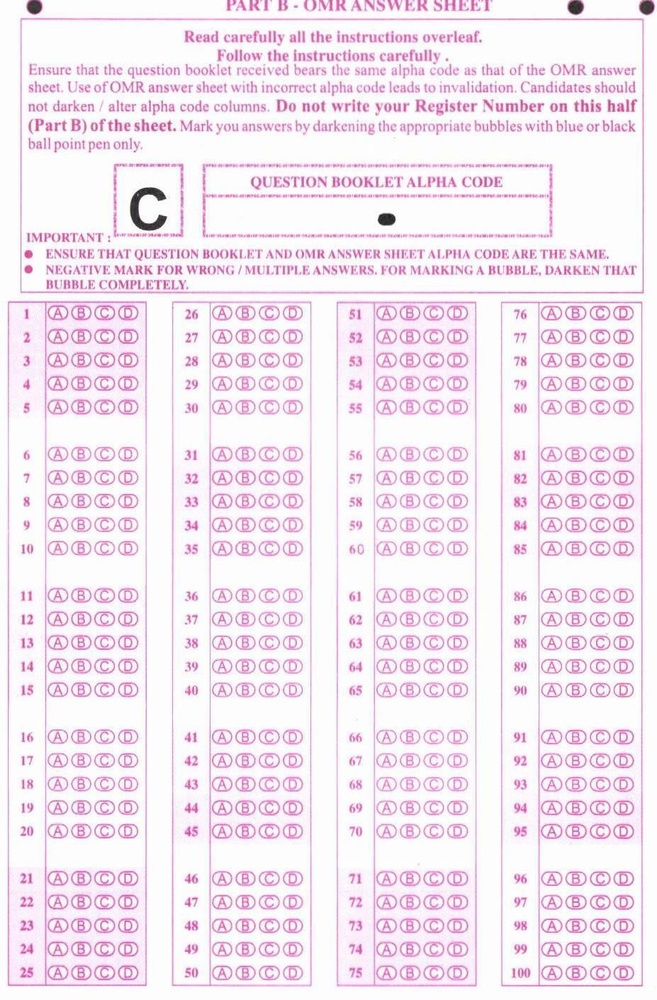
#> input picture Latest.jpg, 657 x 1000 px, shrunk from 927 x 1411 before the run, found by its file name
$ python thresholdchk.py
#> lines starting #> are read from the running program, lines starting #| are printed output that depends on the picture; after the words box and inside, x2 and y2 are one past the last pixel; in counts of white or black regions, pixels touching at a corner belong together
import cv2
import numpy as np

# Load the image of the OMR sheet
img = cv2.imread('Latest.jpg')
#> img is the input picture: shape (1000, 657, 3); mean B, G, R 241.1, 230.9, 243.5

# Preprocess the image
gray = cv2.cvtColor(img, cv2.COLOR_BGR2GRAY)
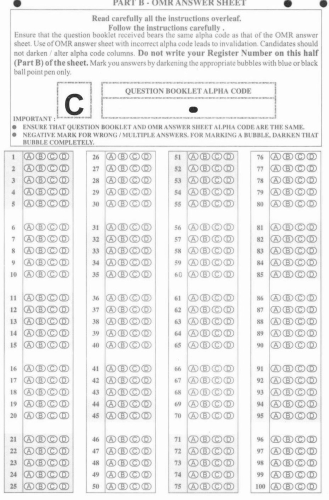
#> gray: shape (1000, 657) (shown at 1/2 size); min 27, max 255, mean 235.9

# Apply adaptive histogram equalization
clahe = cv2.createCLAHE(clipLimit=2.0, tileGridSize=(8, 8))

equalized = clahe.apply(gray)
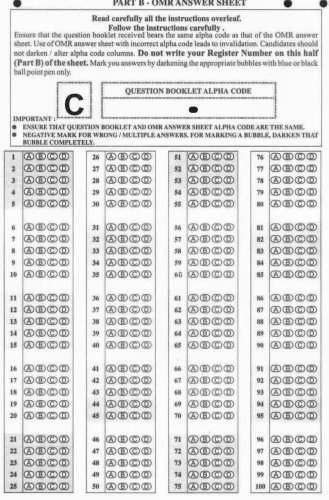
#> equalized: shape (1000, 657) (shown at 1/2 size); min 17, max 255, mean 218.7
blur = cv2.GaussianBlur(gray, (5, 5), 0)

# Variables to store the total and marked bubble counts
total_bubbles = 0
marked_bubbles = 0
# block_size = 11
# c_value = 2
# Try out different values for blockSize and C parameters
for block_size in range(3, 16, 2):
    for c_value in range(-3, 4):
        thresh = cv2.adaptiveThreshold(blur, 255, cv2.ADAPTIVE_THRESH_GAUSSIAN_C, cv2.THRESH_BINARY_INV, blockSize=block_size, C=c_value)
        kernel = np.ones((3, 3), np.uint8)
        opening = cv2.morphologyEx(thresh, cv2.MORPH_OPEN, kernel, iterations=1)
        dilation = cv2.dilate(opening, kernel, iterations=1)
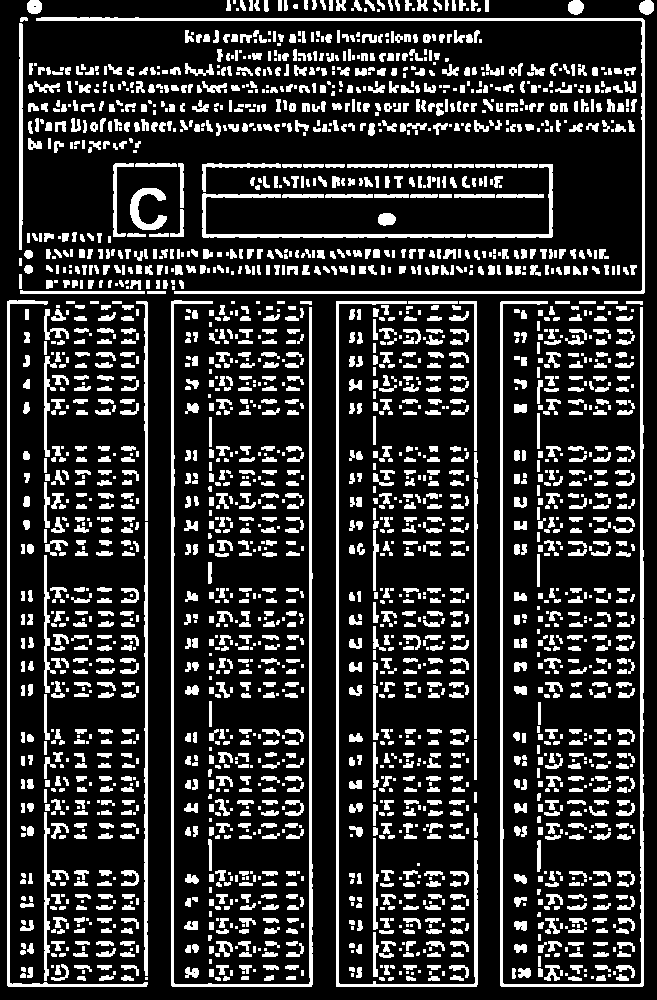
#> opening: shape (1000, 657); 19.2% white; 2437 white regions (753 under 20 px), largest, box (x1, y1, x2, y2) and area: (500, 301, 644, 987) 4921, (171, 300, 313, 987) 4763, (36, 17, 645, 294) 4159
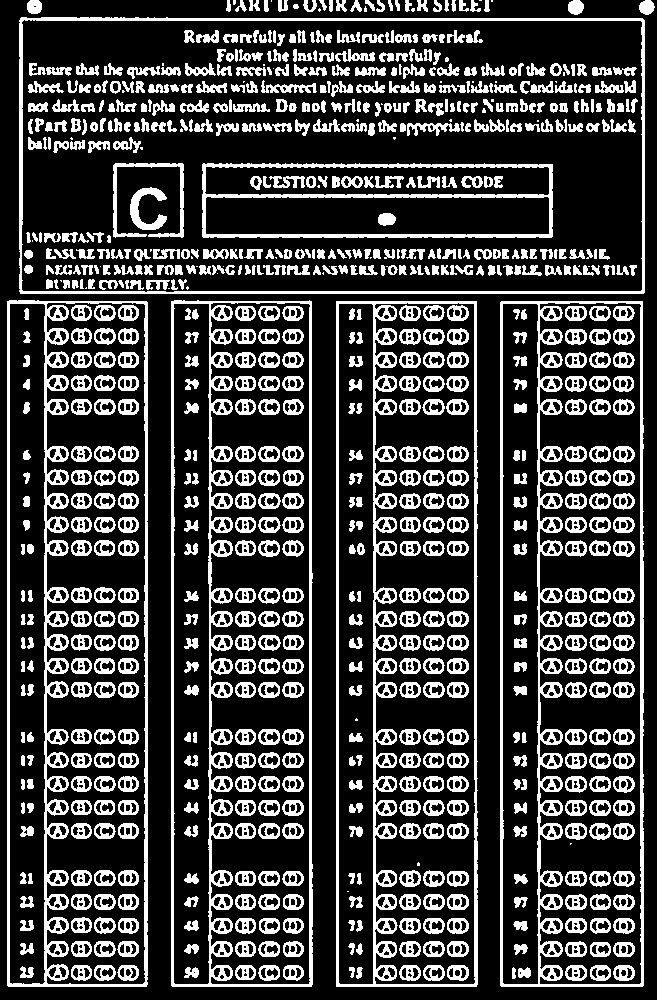
#> thresh: shape (1000, 657); 24.5% white; 867 white regions (53 under 20 px), largest, box (x1, y1, x2, y2) and area: (7, 300, 148, 987) 12219, (500, 301, 644, 987) 12136, (336, 301, 478, 987) 11888

# Locate the bubbles in the image
contours, hierarchy = cv2.findContours(dilation, cv2.RETR_EXTERNAL, cv2.CHAIN_APPROX_SIMPLE)
bubble_contours = []
for contour in contours:
    area = cv2.contourArea(contour)
    if 100 < area < 1000:
        bubble_contours.append(contour)
        total_bubbles += 1

# Count the number of marked bubbles
num_marked = 0
for i, bubble_contour in enumerate(bubble_contours):
    (x, y, w, h) = cv2.boundingRect(bubble_contour)
    roi = dilation[y:y+h, x:x+w]
    circles = cv2.HoughCircles(roi, cv2.HOUGH_GRADIENT, 1, 20, param1=50, param2=30, minRadius=0, maxRadius=0)
    if circles is not None:
        num_marked += 1
        marked_bubbles += 1

# Draw contours of marked bubbles on the image
marked_img = img.copy()
cv2.drawContours(marked_img, bubble_contours, -1, (0, 255, 0), 2)

# Display the image with marked bubbles and counts
cv2.putText(marked_img, f"Total Bubbles: {total_bubbles}", (10, 30), cv2.FONT_HERSHEY_SIMPLEX, 0.8, (0, 0, 255), 2)
cv2.putText(marked_img, f"Marked Bubbles: {num_marked}", (10, 60), cv2.FONT_HERSHEY_SIMPLEX, 0.8, (0, 0, 255), 2)
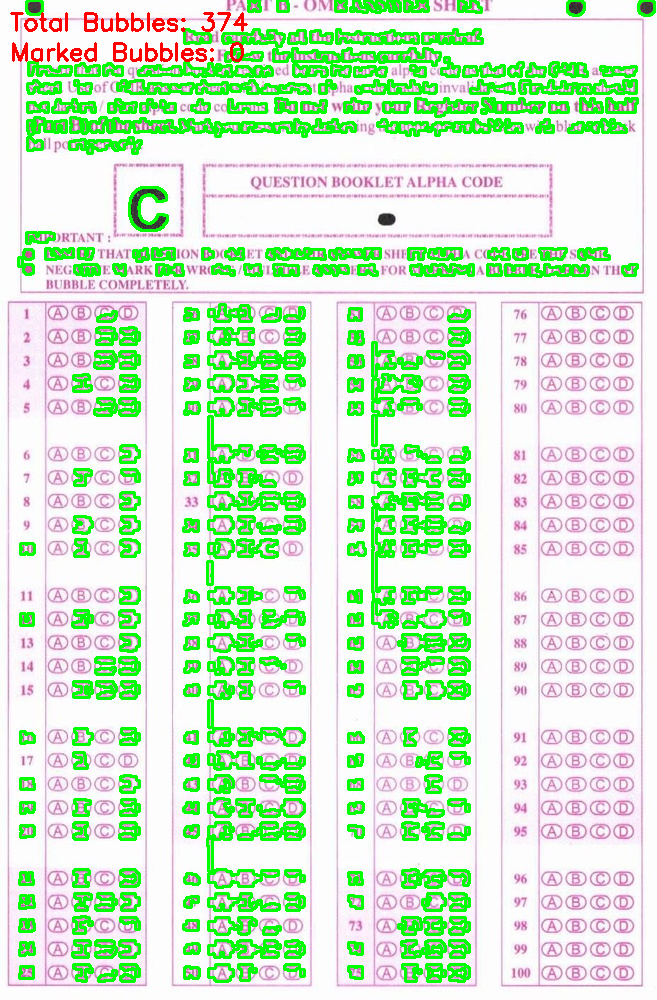
#> marked_img: shape (1000, 657, 3); mean B, G, R 203.3, 235.3, 206.3
cv2.imshow(f"Block size: {block_size}, C value: {c_value}", marked_img)
cv2.waitKey(0)

cv2.destroyAllWindows()

# Print the total and marked bubble counts after the loop finishes
print("Total Bubbles:", total_bubbles)
print("Marked Bubbles:", marked_bubbles)

# [69 lines of commented-out code are left out]

$ run again, with old.jpg copied over Latest.jpg
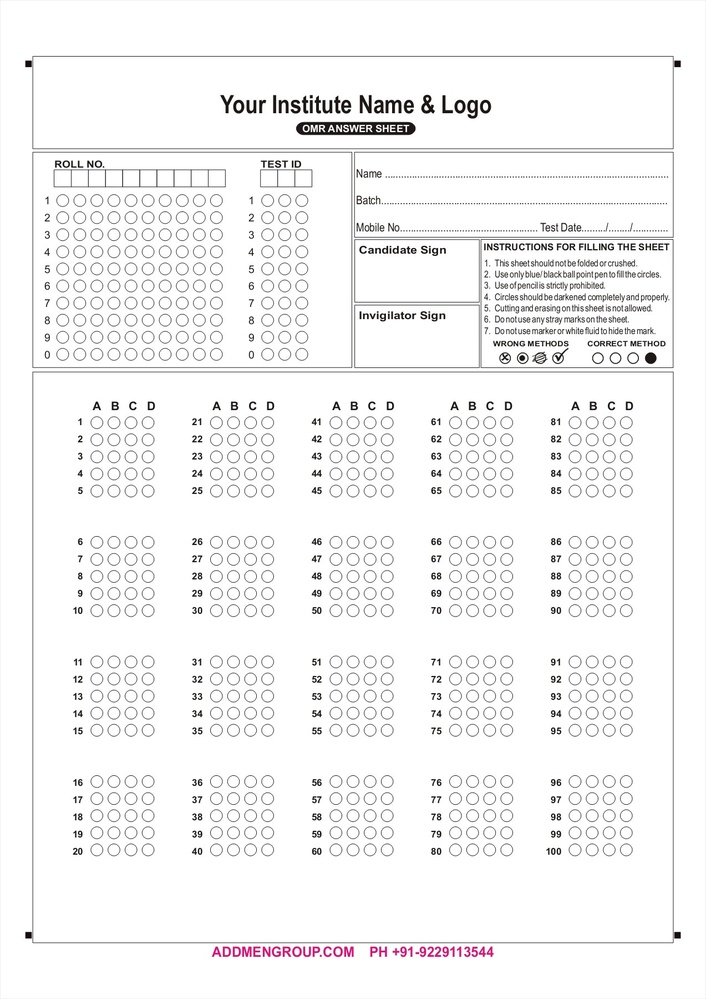
#> input picture old.jpg, 706 x 999 px, shrunk from 1273 x 1800 before the run, found by its file name
#> img is the input picture: shape (999, 706, 3); mean B, G, R 244.7, 244.6, 244.9
#> after the loop `for block_size in range(3, 16, 2):`:
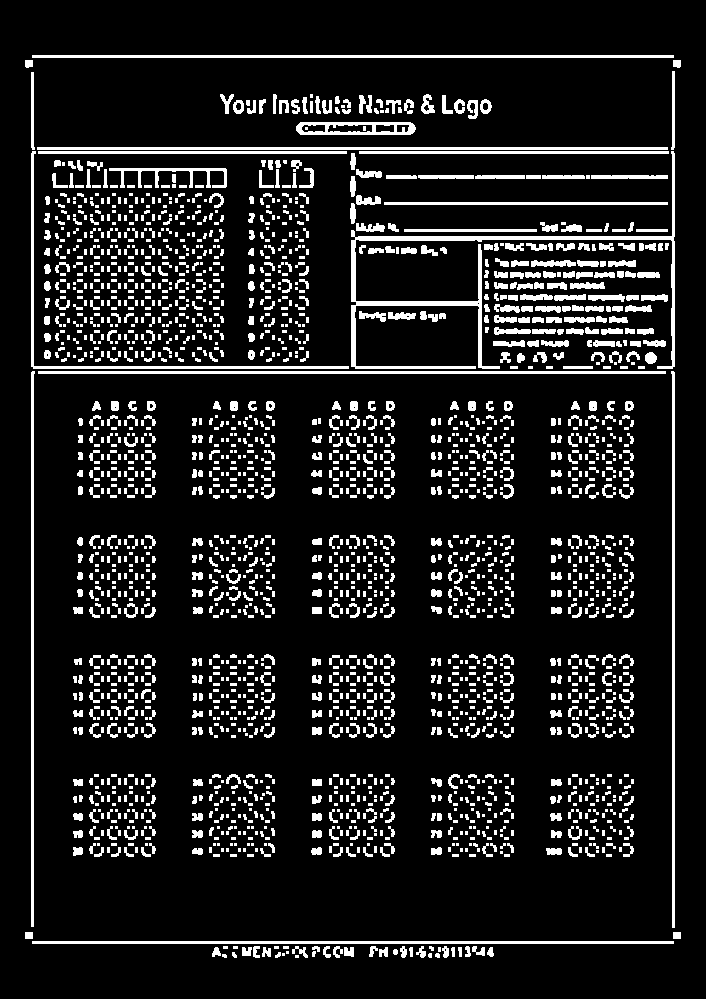
#> opening: shape (999, 706); 12% white; 2365 white regions (1466 under 20 px), largest, box (x1, y1, x2, y2) and area: (351, 151, 675, 369) 4293, (32, 55, 674, 58) 1926, (32, 941, 674, 944) 1926
#> `cv2.putText(marked_img, f"Marked Bubbles: {num_marked}", (10, 60), cv2..`:
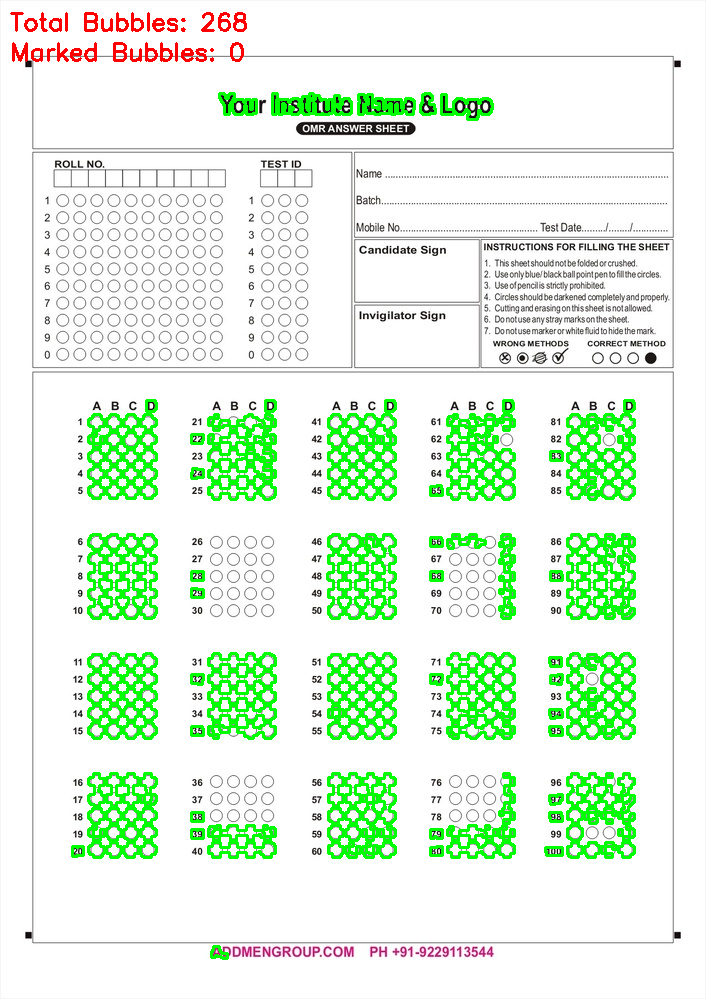
#> marked_img: shape (999, 706, 3); mean B, G, R 222.4, 245.3, 223.8
